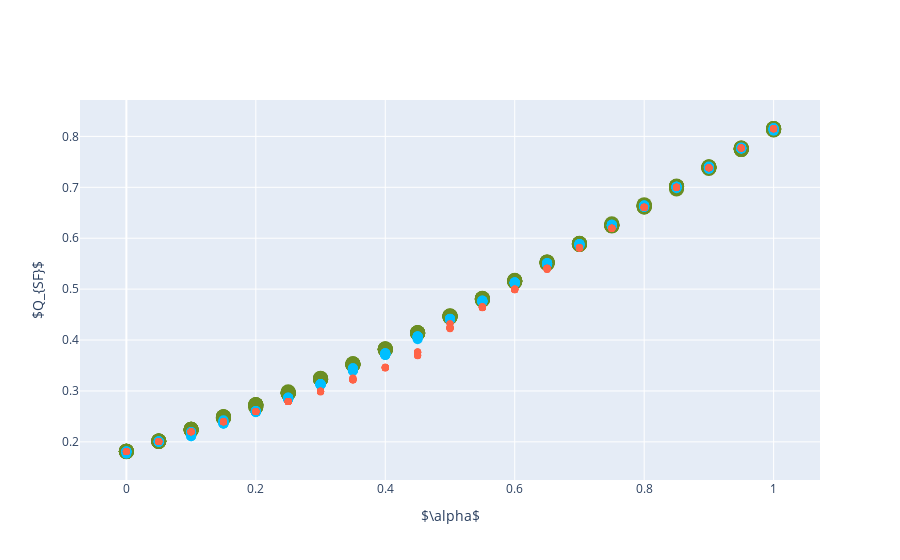

Notebook code for this chart:
### Code cell
plot_dots_2d(Q_sf, '$Q_{SF}$', 'data/plots/cora/cora_sf_leiden.pdf')

### Figure 1 — Plotly figure (JSON) as saved in the notebook; plotly's stock layout.template omitted (floating-point values rounded to 4 significant figures; data arrays with more than 128 entries replaced by an {"elided": "..."} marker saying what was removed)
{"data": [{"line": {"color": "olivedrab", "dash": "dash", "width": 2}, "marker": {"size": 15}, "mode": "markers", "name": "Early Fusion", "type": "scatter", "x": {"elided": "210 float values"}, "y": {"elided": "210 float values"}}, {"line": {"color": "deepskyblue", "dash": "dash", "width": 2}, "marker": {"size": 10}, "mode": "markers", "name": "Simultaneous Fusion", "type": "scatter", "x": {"elided": "210 float values"}, "y": {"elided": "210 float values"}}, {"line": {"color": "tomato", "dash": "dash", "width": 2}, "marker": {"size": 7}, "mode": "markers", "name": "Late Fusion", "type": "scatter", "x": {"elided": "210 float values"}, "y": {"elided": "210 float values"}}], "layout": {"showlegend": false, "xaxis": {"title": {"text": "$\\alpha$"}}, "yaxis": {"title": {"text": "$Q_{SF}$"}}}}
